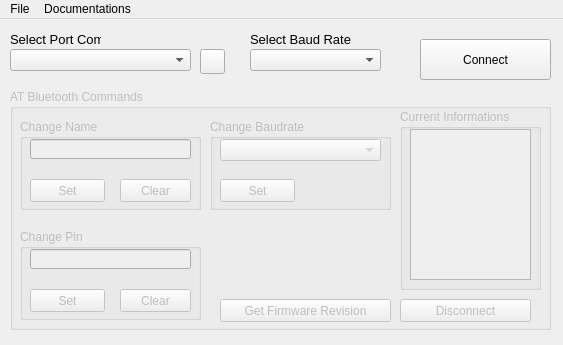
<?xml version="1.0" encoding="UTF-8"?>
<ui version="4.0">
 <class>MainWindow</class>
 <widget class="QMainWindow" name="MainWindow">
  <property name="geometry">
   <rect>
    <x>0</x>
    <y>0</y>
    <width>563</width>
    <height>345</height>
   </rect>
  </property>
  <property name="minimumSize">
   <size>
    <width>563</width>
    <height>345</height>
   </size>
  </property>
  <property name="maximumSize">
   <size>
    <width>563</width>
    <height>354</height>
   </size>
  </property>
  <property name="windowTitle">
   <string>Serial Bluetooth AT Commands</string>
  </property>
  <property name="windowIcon">
   <iconset>
    <normaloff>Icon/Martz90-Circle-Addon2-Bluetooth.ico</normaloff>Icon/Martz90-Circle-Addon2-Bluetooth.ico</iconset>
  </property>
  <widget class="QWidget" name="centralWidget">
   <widget class="QLabel" name="label">
    <property name="geometry">
     <rect>
      <x>10</x>
      <y>10</y>
      <width>91</width>
      <height>21</height>
     </rect>
    </property>
    <property name="font">
     <font>
      <pointsize>10</pointsize>
     </font>
    </property>
    <property name="text">
     <string>Select Port Com</string>
    </property>
   </widget>
   <widget class="QComboBox" name="cbPortsCom">
    <property name="geometry">
     <rect>
      <x>10</x>
      <y>30</y>
      <width>181</width>
      <height>22</height>
     </rect>
    </property>
   </widget>
   <widget class="QGroupBox" name="gbMainContent">
    <property name="enabled">
     <bool>false</bool>
    </property>
    <property name="geometry">
     <rect>
      <x>10</x>
      <y>70</y>
      <width>541</width>
      <height>241</height>
     </rect>
    </property>
    <property name="title">
     <string>AT Bluetooth Commands</string>
    </property>
    <widget class="QGroupBox" name="groupBox_2">
     <property name="geometry">
      <rect>
       <x>390</x>
       <y>20</y>
       <width>141</width>
       <height>181</height>
      </rect>
     </property>
     <property name="title">
      <string>Current Informations</string>
     </property>
     <widget class="QTextBrowser" name="taReception">
      <property name="geometry">
       <rect>
        <x>10</x>
        <y>20</y>
        <width>121</width>
        <height>151</height>
       </rect>
      </property>
     </widget>
    </widget>
    <widget class="QGroupBox" name="groupBox_3">
     <property name="geometry">
      <rect>
       <x>10</x>
       <y>30</y>
       <width>181</width>
       <height>91</height>
      </rect>
     </property>
     <property name="title">
      <string>Change Name</string>
     </property>
     <widget class="QLineEdit" name="txtName">
      <property name="geometry">
       <rect>
        <x>10</x>
        <y>20</y>
        <width>161</width>
        <height>20</height>
       </rect>
      </property>
      <property name="toolTip">
       <string>&lt;html&gt;&lt;head/&gt;&lt;body&gt;&lt;p&gt;&lt;span style=&quot; font-weight:600;&quot;&gt;No space, no special char.&lt;/span&gt;&lt;/p&gt;&lt;p&gt;&lt;span style=&quot; font-weight:600;&quot;&gt;Only : Alphabetic and numeric without decimal.&lt;/span&gt;&lt;/p&gt;&lt;/body&gt;&lt;/html&gt;</string>
      </property>
     </widget>
     <widget class="QPushButton" name="btSetName">
      <property name="geometry">
       <rect>
        <x>10</x>
        <y>60</y>
        <width>75</width>
        <height>23</height>
       </rect>
      </property>
      <property name="text">
       <string>Set</string>
      </property>
     </widget>
     <widget class="QPushButton" name="btClearName">
      <property name="geometry">
       <rect>
        <x>100</x>
        <y>60</y>
        <width>71</width>
        <height>23</height>
       </rect>
      </property>
      <property name="text">
       <string>Clear</string>
      </property>
     </widget>
    </widget>
    <widget class="QGroupBox" name="groupBox_4">
     <property name="geometry">
      <rect>
       <x>10</x>
       <y>140</y>
       <width>181</width>
       <height>91</height>
      </rect>
     </property>
     <property name="title">
      <string>Change Pin</string>
     </property>
     <widget class="QLineEdit" name="txtPin">
      <property name="geometry">
       <rect>
        <x>10</x>
        <y>20</y>
        <width>161</width>
        <height>20</height>
       </rect>
      </property>
      <property name="toolTip">
       <string>&lt;html&gt;&lt;head/&gt;&lt;body&gt;&lt;p&gt;&lt;span style=&quot; font-weight:600;&quot;&gt;No space, no special char.&lt;/span&gt;&lt;/p&gt;&lt;p&gt;&lt;span style=&quot; font-weight:600;&quot;&gt;Only : Alphabetic and numeric without decimal.&lt;/span&gt;&lt;/p&gt;&lt;/body&gt;&lt;/html&gt;</string>
      </property>
     </widget>
     <widget class="QPushButton" name="btSetPin">
      <property name="geometry">
       <rect>
        <x>10</x>
        <y>60</y>
        <width>75</width>
        <height>23</height>
       </rect>
      </property>
      <property name="text">
       <string>Set</string>
      </property>
     </widget>
     <widget class="QPushButton" name="btClearPin">
      <property name="geometry">
       <rect>
        <x>100</x>
        <y>60</y>
        <width>71</width>
        <height>23</height>
       </rect>
      </property>
      <property name="text">
       <string>Clear</string>
      </property>
     </widget>
    </widget>
    <widget class="QGroupBox" name="groupBox_5">
     <property name="geometry">
      <rect>
       <x>200</x>
       <y>30</y>
       <width>181</width>
       <height>91</height>
      </rect>
     </property>
     <property name="title">
      <string>Change Baudrate</string>
     </property>
     <widget class="QPushButton" name="btSetBaudRate">
      <property name="geometry">
       <rect>
        <x>10</x>
        <y>60</y>
        <width>75</width>
        <height>23</height>
       </rect>
      </property>
      <property name="text">
       <string>Set</string>
      </property>
     </widget>
     <widget class="QComboBox" name="cbBaudRateSerial">
      <property name="geometry">
       <rect>
        <x>10</x>
        <y>20</y>
        <width>161</width>
        <height>22</height>
       </rect>
      </property>
     </widget>
    </widget>
    <widget class="QPushButton" name="btDisconnect">
     <property name="geometry">
      <rect>
       <x>390</x>
       <y>210</y>
       <width>131</width>
       <height>23</height>
      </rect>
     </property>
     <property name="text">
      <string>Disconnect</string>
     </property>
    </widget>
    <widget class="QPushButton" name="btVersion">
     <property name="geometry">
      <rect>
       <x>210</x>
       <y>210</y>
       <width>171</width>
       <height>23</height>
      </rect>
     </property>
     <property name="text">
      <string>Get Firmware Revision</string>
     </property>
    </widget>
   </widget>
   <widget class="QPushButton" name="btConnect">
    <property name="geometry">
     <rect>
      <x>420</x>
      <y>20</y>
      <width>131</width>
      <height>41</height>
     </rect>
    </property>
    <property name="text">
     <string>Connect</string>
    </property>
   </widget>
   <widget class="QComboBox" name="cbBaudRate">
    <property name="geometry">
     <rect>
      <x>250</x>
      <y>30</y>
      <width>131</width>
      <height>22</height>
     </rect>
    </property>
   </widget>
   <widget class="QLabel" name="label_2">
    <property name="geometry">
     <rect>
      <x>250</x>
      <y>10</y>
      <width>111</width>
      <height>21</height>
     </rect>
    </property>
    <property name="font">
     <font>
      <pointsize>10</pointsize>
     </font>
    </property>
    <property name="text">
     <string>Select Baud Rate</string>
    </property>
   </widget>
   <widget class="QPushButton" name="btRefresh">
    <property name="geometry">
     <rect>
      <x>200</x>
      <y>30</y>
      <width>25</width>
      <height>25</height>
     </rect>
    </property>
    <property name="text">
     <string/>
    </property>
    <property name="icon">
     <iconset>
      <normaloff>Icon/view_refresh.ico</normaloff>Icon/view_refresh.ico</iconset>
    </property>
   </widget>
  </widget>
  <widget class="QMenuBar" name="menuBar">
   <property name="geometry">
    <rect>
     <x>0</x>
     <y>0</y>
     <width>563</width>
     <height>21</height>
    </rect>
   </property>
   <widget class="QMenu" name="menuFile">
    <property name="title">
     <string>File</string>
    </property>
    <addaction name="actionExit"/>
   </widget>
   <widget class="QMenu" name="menuArduino_Code">
    <property name="title">
     <string>Documentations</string>
    </property>
    <addaction name="actionArduino"/>
   </widget>
   <addaction name="menuFile"/>
   <addaction name="menuArduino_Code"/>
  </widget>
  <action name="actionExit">
   <property name="icon">
    <iconset>
     <normaloff>Icon/mail_delete.ico</normaloff>Icon/mail_delete.ico</iconset>
   </property>
   <property name="text">
    <string>Exit</string>
   </property>
  </action>
  <action name="actionArduino">
   <property name="icon">
    <iconset>
     <normaloff>Icon/Arduino.png</normaloff>Icon/Arduino.png</iconset>
   </property>
   <property name="text">
    <string>Arduino</string>
   </property>
  </action>
 </widget>
 <layoutdefault spacing="6" margin="11"/>
 <resources/>
 <connections/>
</ui>
